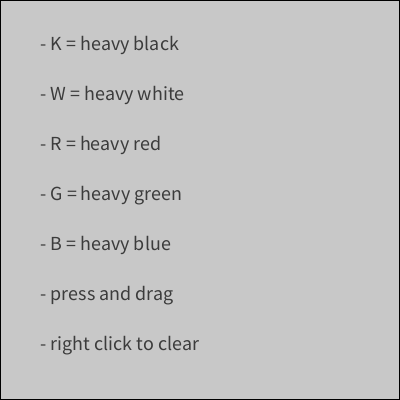
Frame 1 (no input)
Frame 60 (the mouse pressed at the canvas centre just before this capture): identical to frame 1, image omitted
Frame 120 (the mouse held since frame 60 and released just before this capture): identical to frame 1, image omitted

The Processing sketch that drew this single still picture (run headless with seeded random() and noise(); from frame 60 on, the mouse is pressed at the canvas centre):

// Processing sketch: processing_74961
// ── processing_74961.pde

int weight1 = 2;
int weight2 = 4;
int weight3 = 6;

void setup() {
  size(400, 400);
  fill(200);
  rect(0, 0, 399, 399);
  fill(60);
  textSize(20);
  text("- K = heavy black", 40, 50);
  text("- W = heavy white", 40, 100);
  text("- R = heavy red", 40, 150);
  text("- G = heavy green", 40, 200);
  text("- B = heavy blue", 40, 250);
  text("- press and drag", 40, 300);
  text("- right click to clear", 40, 350);

}

void draw() {
  //ellipse(mouseX, mouseY, 20, 20)

  if (mousePressed && (mouseButton == LEFT)) {
    line(pmouseX, pmouseY, mouseX, mouseY);
  }
  if (mousePressed && (mouseButton == RIGHT)) {
    fill(200);
    rect(0, 0, 399, 399);
  }
  if (keyPressed == true) {
    if (key =='k' && mousePressed) {
      strokeWeight(4);
      stroke(0);
      line(pmouseX, pmouseY, mouseX, mouseY);
    }
    else {
      strokeWeight(1);
    }
    if (key =='w' && mousePressed) {
      strokeWeight(4);
      stroke(255);
      line(pmouseX, pmouseY, mouseX, mouseY);
    }
    else {
      strokeWeight(1);
    }
    if (key =='r' && mousePressed) {
      strokeWeight(4);
      stroke(255, 0, 0);
      line(pmouseX, pmouseY, mouseX, mouseY);
    }
    else {
      strokeWeight(1);
    }
    if (key =='g' && mousePressed) {
      strokeWeight(4);
      stroke(0, 255, 0);
      line(pmouseX, pmouseY, mouseX, mouseY);
    }
    else {
      strokeWeight(1);
    }
    if (key =='b' && mousePressed) {
      strokeWeight(4);
      stroke(0, 0, 255);
      line(pmouseX, pmouseY, mouseX, mouseY);
    }
    else {
      strokeWeight(1);
    }
  }
}
